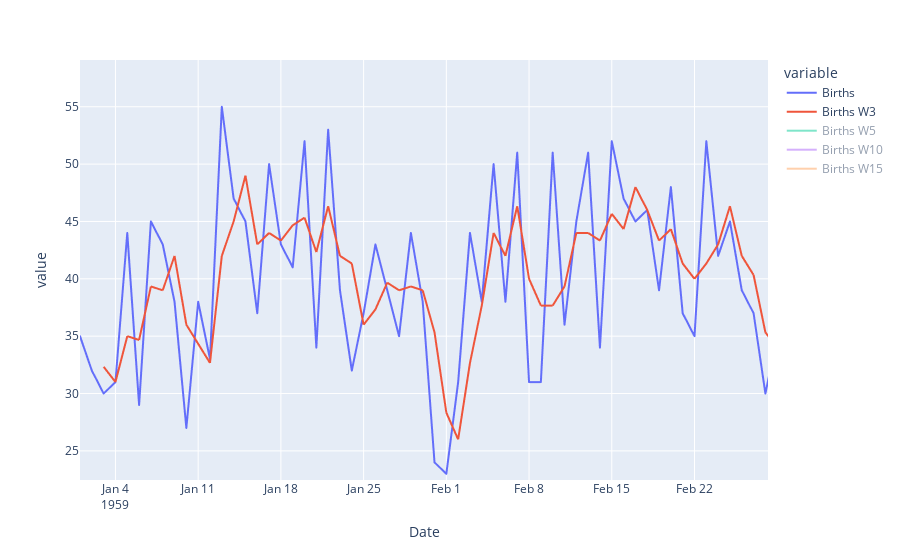

The notebook cell this image was saved under:
### Code cell
fig = px.line(df, x="Date",
              y = ["Births",
                          "Births W3", "Births W5",
                          "Births W10", "Births W15"])
fig.show()

### Figure 1 — Plotly figure (JSON) as saved in the notebook; plotly's stock layout.template omitted (floating-point values rounded to 4 significant figures; data arrays with more than 128 entries replaced by an {"elided": "..."} marker saying what was removed)
{"data": [{"hovertemplate": "variable=Births<br>Date=%{x}<br>value=%{y}<extra></extra>", "legendgroup": "Births", "line": {"color": "#636efa", "dash": "solid"}, "marker": {"symbol": "circle"}, "mode": "lines", "name": "Births", "showlegend": true, "type": "scattergl", "x": {"elided": "365 str values"}, "xaxis": "x", "y": {"elided": "365 int values"}, "yaxis": "y"}, {"hovertemplate": "variable=Births W3<br>Date=%{x}<br>value=%{y}<extra></extra>", "legendgroup": "Births W3", "line": {"color": "#EF553B", "dash": "solid"}, "marker": {"symbol": "circle"}, "mode": "lines", "name": "Births W3", "showlegend": true, "type": "scattergl", "visible": true, "x": {"elided": "365 str values"}, "xaxis": "x", "y": {"elided": "365 float values"}, "yaxis": "y"}, {"hovertemplate": "variable=Births W5<br>Date=%{x}<br>value=%{y}<extra></extra>", "legendgroup": "Births W5", "line": {"color": "#00cc96", "dash": "solid"}, "marker": {"symbol": "circle"}, "mode": "lines", "name": "Births W5", "showlegend": true, "type": "scattergl", "visible": "legendonly", "x": {"elided": "365 str values"}, "xaxis": "x", "y": {"elided": "365 float values"}, "yaxis": "y"}, {"hovertemplate": "variable=Births W10<br>Date=%{x}<br>value=%{y}<extra></extra>", "legendgroup": "Births W10", "line": {"color": "#ab63fa", "dash": "solid"}, "marker": {"symbol": "circle"}, "mode": "lines", "name": "Births W10", "showlegend": true, "type": "scattergl", "visible": "legendonly", "x": {"elided": "365 str values"}, "xaxis": "x", "y": {"elided": "365 float values"}, "yaxis": "y"}, {"hovertemplate": "variable=Births W15<br>Date=%{x}<br>value=%{y}<extra></extra>", "legendgroup": "Births W15", "line": {"color": "#FFA15A", "dash": "solid"}, "marker": {"symbol": "circle"}, "mode": "lines", "name": "Births W15", "showlegend": true, "type": "scattergl", "visible": "legendonly", "x": {"elided": "365 str values"}, "xaxis": "x", "y": {"elided": "365 float values"}, "yaxis": "y"}], "layout": {"autosize": true, "dragmode": "zoom", "legend": {"title": {"text": "variable"}, "tracegroupgap": 0}, "margin": {"t": 60}, "xaxis": {"anchor": "y", "autorange": false, "domain": [0, 1], "range": ["1959-01-01", "1959-02-28 05:17:23.8713"], "title": {"text": "Date"}, "type": "date"}, "yaxis": {"anchor": "x", "autorange": false, "domain": [0, 1], "range": [22.46, 59.08], "title": {"text": "value"}, "type": "linear"}}}
